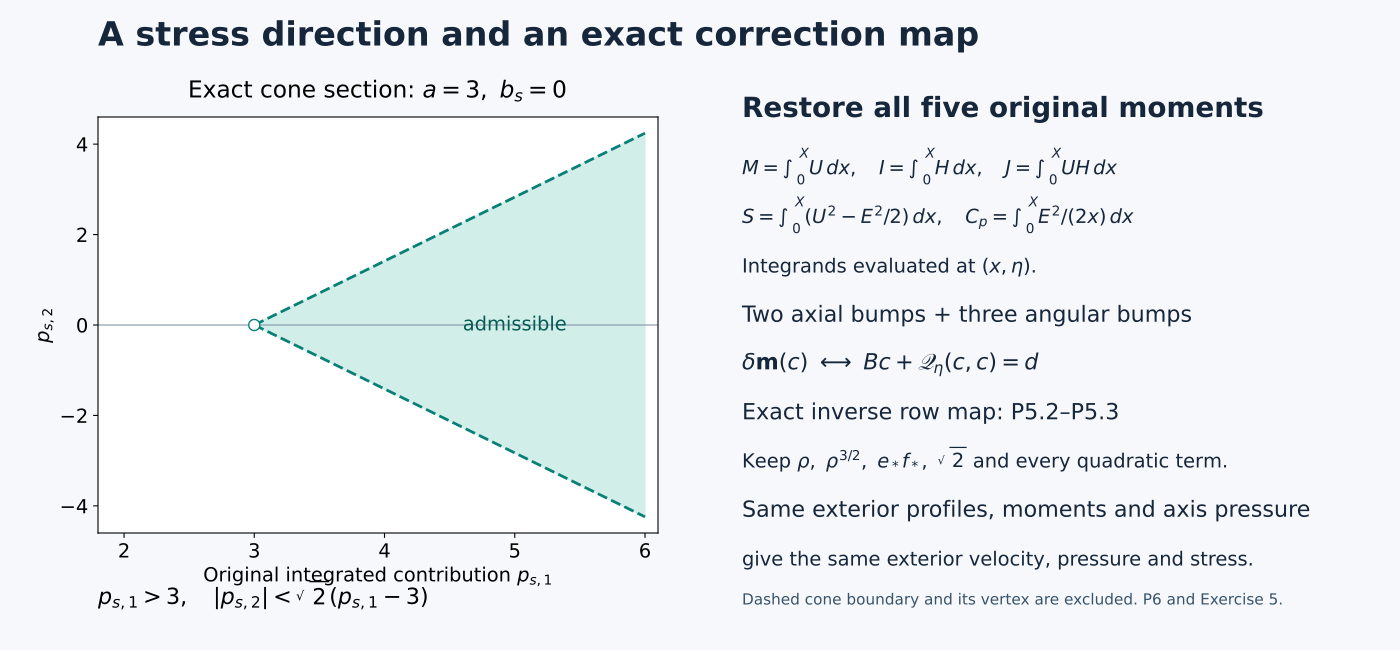

Reproduce this figure in Python.
"""Recreate the exact section and correction diagram; requires numpy and matplotlib."""
from pathlib import Path
import numpy as np
import matplotlib
matplotlib.use("Agg")
import matplotlib.pyplot as plt
plt.rcParams.update({'font.family':'DejaVu Sans','font.size':14,'svg.fonttype':'none'})
fig=plt.figure(figsize=(14,6.5),facecolor='#f6f8fb')
ax=fig.add_axes([.07,.18,.40,.64],facecolor='white')
x=np.linspace(3,6,250);upper=np.sqrt(2)*(x-3)
ax.fill_between(x,-upper,upper,color='#d2eee9')
ax.plot(x,upper,'--',color='#087f77',linewidth=2)
ax.plot(x,-upper,'--',color='#087f77',linewidth=2)
ax.plot(3,0,'o',mfc='white',mec='#087f77',markersize=8,zorder=3)
ax.axhline(0,color='#8293a5',linewidth=.8);ax.axvline(0,color='#8293a5',linewidth=.8)
ax.set_xlim(1.8,6.1);ax.set_ylim(-4.6,4.6)
ax.set_xticks([2,3,4,5,6]);ax.set_yticks([-4,-2,0,2,4])
ax.set_xlabel(r'Original integrated contribution $p_{s,1}$')
ax.set_ylabel(r'$p_{s,2}$')
ax.set_title(r'Exact cone section: $a=3,\ b_s=0$',pad=14)
ax.text(5,0,'admissible',ha='center',va='center',color='#075b55')
fig.text(.07,.07,r'$p_{s,1}>3,\quad |p_{s,2}|<\sqrt{2}(p_{s,1}-3)$',fontsize=16)
fig.text(.53,.82,'Restore all five original moments',fontsize=20,weight='bold',color='#16263b')
rows=[
    r'$M=\int_0^X U\,dx,\quad I=\int_0^X H\,dx,\quad J=\int_0^X UH\,dx$',
    r'$S=\int_0^X(U^2-E^2/2)\,dx,\quad C_p=\int_0^X E^2/(2x)\,dx$',
    r'Integrands evaluated at $(x,\eta)$.',
    'Two axial bumps + three angular bumps',
    r'$\delta\mathbf{m}(c)\ \longleftrightarrow\ Bc+\mathscr{Q}_\eta(c,c)=d$',
    r'Exact inverse row map: P5.2–P5.3',
    r'Keep $\rho,\ \rho^{3/2},\ e_*f_*,\ \sqrt{2}$ and every quadratic term.',
    'Same exterior profiles, moments and axis pressure',
    'give the same exterior velocity, pressure and stress.'
]
for i,t in enumerate(rows):
    fig.text(.53,.73-.075*i,t,fontsize=14 if i in [0,1,2,6,8] else 16,color='#16263b')
fig.text(.07,.93,'A stress direction and an exact correction map',fontsize=24,weight='bold',color='#16263b')
fig.text(.53,.07,'Dashed cone boundary and its vertex are excluded. P6 and Exercise 5.',fontsize=11,color='#36536b')
fig.savefig(Path(__file__).with_suffix('.svg'),metadata={'Creator':'GPT-6 Astra (OpenAI)','Description':'Exact stress-cone section and five-moment correction map from NS-BLOWUP N2.1.'})
plt.close(fig)

p=Path(__file__).with_suffix(".svg")
t=p.read_text(encoding="utf8")
p.write_text(t.replace('width="1008pt" height="468pt"','width="1400" height="650"'),encoding="utf8")
